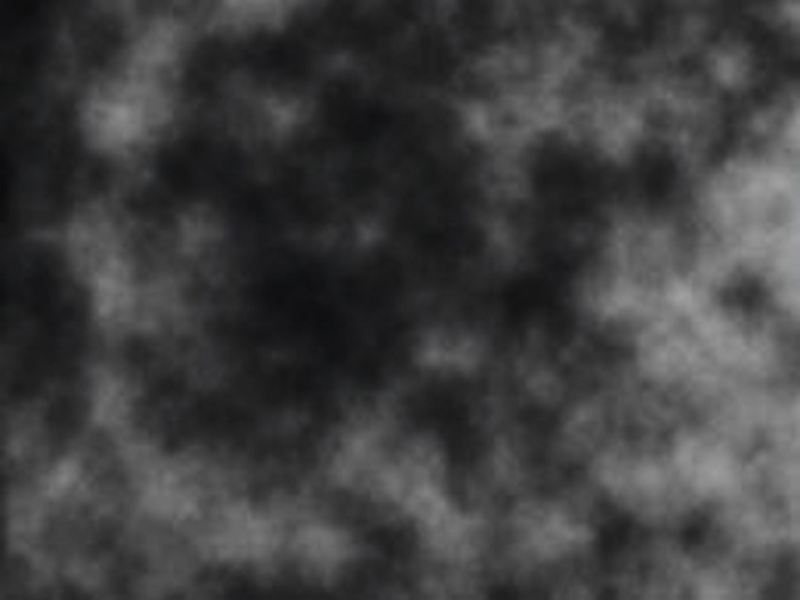
//> input picture sonar_sim_cloud/cloudImgs/cloud1.png, 800 x 600 px, given in place of , which was not available
$ ./connected_components   (built with g++ and OpenCV 4)
//> lines starting //> are read from the running program, lines starting //| are printed output that depends on the picture; after the words box and inside, x2 and y2 are one past the last pixel; in counts of white or black regions, pixels touching at a corner belong together; pictures that were not available may be replaced by others from this repository, and a replacement may not be noted
#include "opencv2/imgproc/imgproc.hpp"
#include "opencv2/highgui/highgui.hpp"
#include <iostream>

using namespace cv;
using namespace std;

Mat img;
int threshval = 100;
RNG rng(12345);

static void on_trackbar(int, void*)
{
    Mat bw = threshval < 128 ? (img < threshval) : (img > threshval);

    vector<vector<Point> > contours;
    vector<Vec4i> hierarchy;

    findContours( bw, contours, hierarchy, CV_RETR_CCOMP, CV_CHAIN_APPROX_SIMPLE );

    /// Approximate contours to polygons + get bounding rects and circles
    vector<vector<Point> > contours_poly( contours.size() );
    vector<Rect> boundRect( contours.size() );
    vector<Point2f>center( contours.size() );
    vector<float>radius( contours.size() );

    for( int i = 0; i < contours.size(); i++ )
      { approxPolyDP( Mat(contours[i]), contours_poly[i], 3, true );
	boundRect[i] = boundingRect( Mat(contours_poly[i]) );
	//minEnclosingCircle( (Mat)contours_poly[i], center[i], radius[i] );
      }
    /// Draw polygonal contour + bonding rects + circles
    Mat drawing = Mat::zeros( img.size(), CV_8UC3 );
    for( int i = 0; i< contours.size(); i++ )
      {
	Scalar color = Scalar( rng.uniform(0, 255), rng.uniform(0,255), rng.uniform(0,255) );
	drawContours( drawing, contours_poly, i, color, 1, 8, vector<Vec4i>(), 0, Point() );
	rectangle( drawing, boundRect[i].tl(), boundRect[i].br(), color, 2, 8, 0 );
	//circle( drawing, center[i], (int)radius[i], color, 2, 8, 0 );
      }
    /// Show in a window
    namedWindow( "Contours", CV_WINDOW_AUTOSIZE );
    imshow( "Contours", drawing );

    Mat dst = Mat::zeros(img.size(), CV_8UC3);

    if( !contours.empty() && !hierarchy.empty() )
    {
        // iterate through all the top-level contours,
        // draw each connected component with its own random color
        int idx = 0;
        for( ; idx >= 0; idx = hierarchy[idx][0] )
        {
            Scalar color( (rand()&255), (rand()&255), (rand()&255) );
            drawContours( dst, contours, idx, color, CV_FILLED, 8, hierarchy );
        }
    }

    imshow( "Connected Components", dst );
}

static void help()
{
    cout << "\n This program demonstrates connected components and use of the trackbar\n"
             "Usage: \n"
             "  ./connected_components <image(stuff.jpg as default)>\n"
             "The image is converted to grayscale and displayed, another image has a trackbar\n"
             "that controls thresholding and thereby the extracted contours which are drawn in color\n";
}

const char* keys =
{
    "{1| |stuff.jpg|image for converting to a grayscale}"
};

int main( int argc, const char** argv )
{
    help();
    CommandLineParser parser(argc, argv, keys);
    string inputImage = parser.get<string>("1");
    img = imread(inputImage.c_str(), 0);
//> img: 600 rows x 800 cols, CV_8UC1; min 0, max 160, mean 63.2

    if(img.empty())
    {
        cout << "Could not read input image file: " << inputImage << endl;
        return -1;
    }

    threshold(img, img, 1, 255, 0);
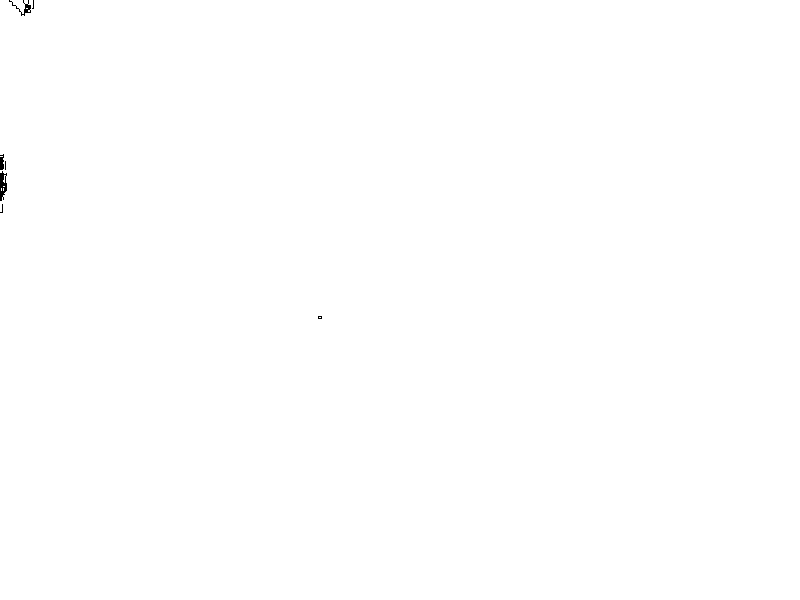
//> img: 600 rows x 800 cols, CV_8UC1; 99.9% white; 7 black regions (4 under 20 px), largest, box (x1, y1, x2, y2) and area: (0, 171, 7, 201) 137, (9, 0, 31, 16) 85, (0, 154, 4, 170) 53

    namedWindow( "Image", 1 );
    imshow( "Image", img );

    namedWindow( "Connected Components", 1 );
    createTrackbar( "Threshold", "Connected Components", &threshval, 255, on_trackbar );
    on_trackbar(threshval, 0);
//> in on_trackbar, `Mat bw = threshval < 128 ? (img < threshval) : (img > threshval);`: bw: 600 rows x 800 cols, CV_8UC1; 0.07% white; 7 white regions (4 under 20 px)
//> in on_trackbar, `findContours( bw, contours, hierarchy, CV_RETR_CCOMP, CV_CHAIN_APPROX_..`: contours = 14 contours, 11 with area under 20; largest, box (x1, y1, x2, y2) and area: (0, 171, 7, 201) 120, (9, 0, 31, 16) 44, (0, 154, 4, 170) 33
//> in on_trackbar, `vector<vector<Point> > contours_poly( contours.size() );`: contours_poly = 14 empty contours
//> the loop in on_trackbar, `for( int i = 0; i < contours.size(); i++ ) { approxPolyDP( Mat(contour..` made 14 passes
//> the loop in on_trackbar, `for( int i = 0; i< contours.size(); i++ )` made 14 passes
//> after the loop in on_trackbar, `for( int i = 0; i< contours.size(); i++ )`:
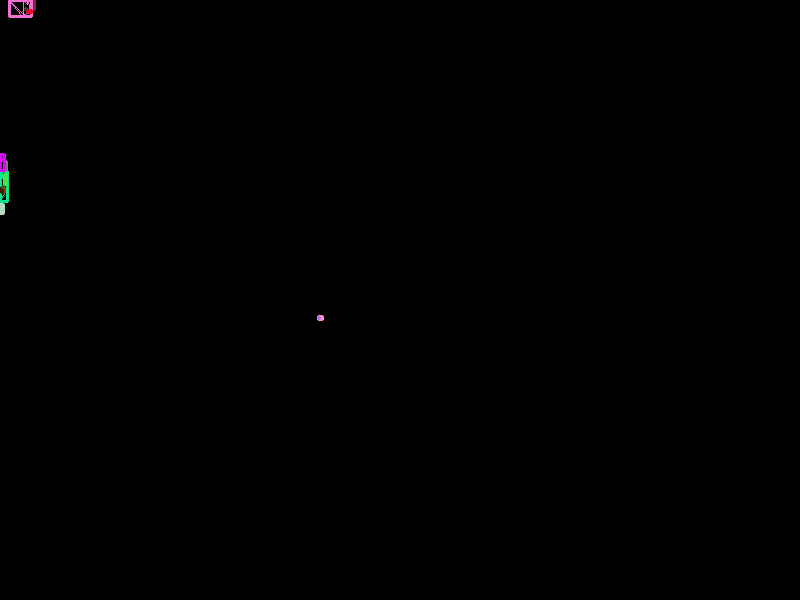
//> drawing: 600 rows x 800 cols, CV_8UC3; mean B, G, R 0.3, 0.2, 0.3
//> the loop in on_trackbar, `for( ; idx >= 0; idx = hierarchy[idx][0] )` made 7 passes
//> idx on passes 2 to 7: 2, 3, 8, 9, 10, 11
//> after the loop in on_trackbar, `for( ; idx >= 0; idx = hierarchy[idx][0] )`: idx = -1

    waitKey(0);
    return 0;
}

$ run again, on sonar_sim_cloud/cloudImgs/cloud2.png
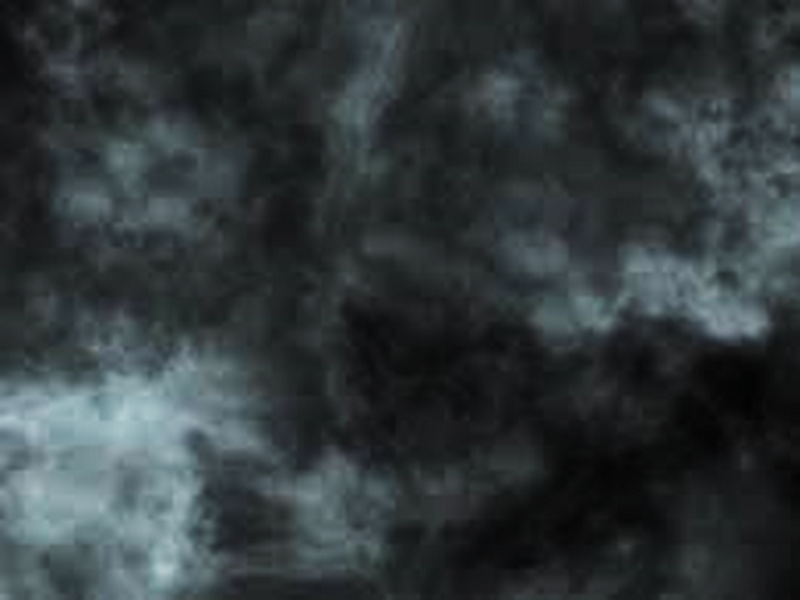
//> input picture sonar_sim_cloud/cloudImgs/cloud2.png, 800 x 600 px, given in place of , which was not available
//> `threshold(img, img, 1, 255, 0);`:
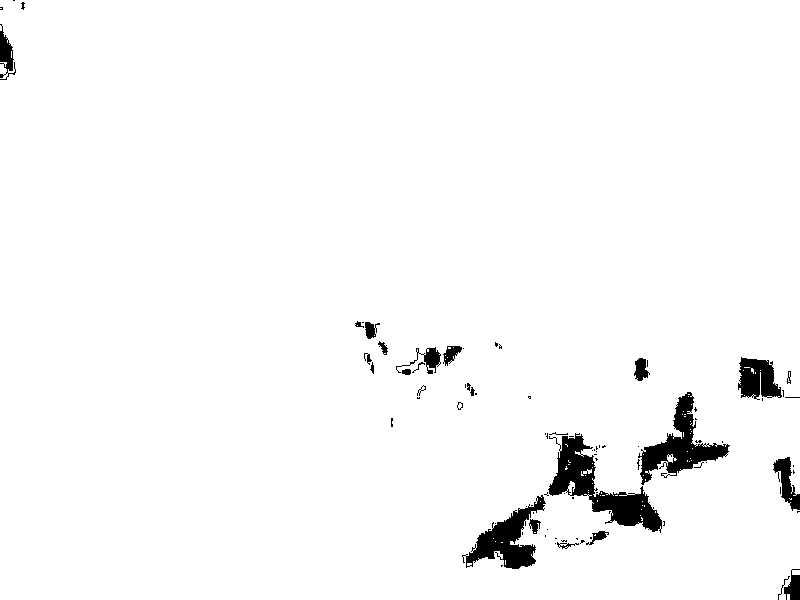
//> img: 600 rows x 800 cols, CV_8UC1; 97.2% white; 86 black regions (59 under 20 px), largest, box (x1, y1, x2, y2) and area: (548, 433, 662, 533) 3625, (638, 392, 730, 485) 2710, (462, 495, 546, 569) 2320
//> bw: 600 rows x 800 cols, CV_8UC1; 2.8% white; 86 white regions (59 under 20 px)
//> contours = 246 contours, 221 with area under 20; largest, box (x1, y1, x2, y2) and area: (548, 433, 662, 533) 3536, (638, 392, 730, 485) 2572, (462, 495, 546, 569) 2112, (738, 357, 782, 400) 1196, (773, 457, 800, 511) 566
//> in on_trackbar, `vector<vector<Point> > contours_poly( contours.size() );`: contours_poly = 246 empty contours
//> after the loop in on_trackbar, `for( int i = 0; i < contours.size(); i++ )`: contours_poly = 246 contours, 227 with area under 20; largest, box (x1, y1, x2, y2) and area: (549, 433, 662, 533) 3512, (638, 392, 728, 485) 2689, (462, 495, 544, 568) 2196, (741, 357, 781, 400) 1200, (773, 457, 800, 511) 582; boundRect = 246 Rects (x, y, width, height), first 8: [778, 576, 12, 24], [784, 569, 16, 31], [788, 585, 1, 1], [502, 565, 1, 1], [555, 543, 1, 1], [557, 542, 22, 7], [564, 547, 1, 1], [566, 546, 1, 1]
//> the loop in on_trackbar, `for( ; idx >= 0; idx = hierarchy[idx][0] )` made 86 passes
//> idx on passes 2 to 9: 1, 3, 4, 5, 10, 11, 12, 13
//> after the loop in on_trackbar, `for( ; idx >= 0; idx = hierarchy[idx][0] )`:
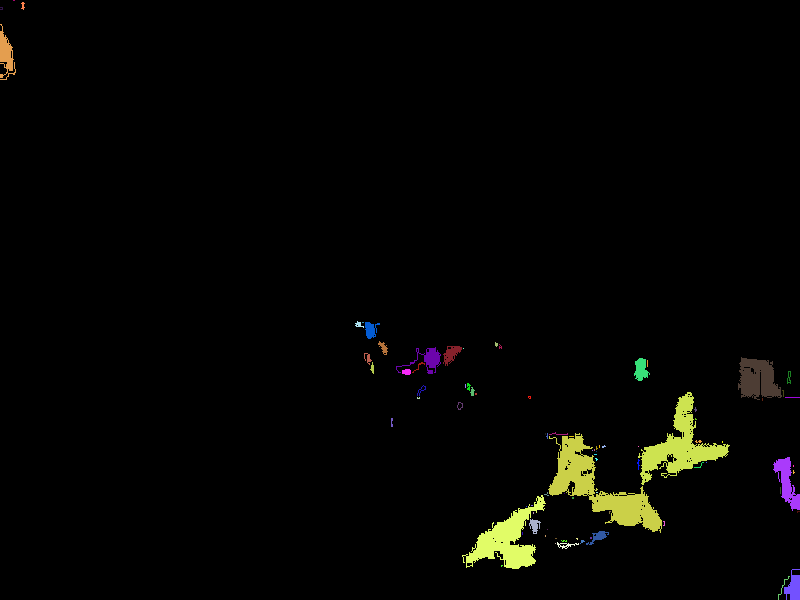
//> dst: 600 rows x 800 cols, CV_8UC3; mean B, G, R 2.8, 4.9, 4.9
//> after the loop in on_trackbar, `for( ; idx >= 0; idx = hierarchy[idx][0] )`: idx = -1

$ run again, on sonar_sim_cloud/cloudImgs/cloud3.png
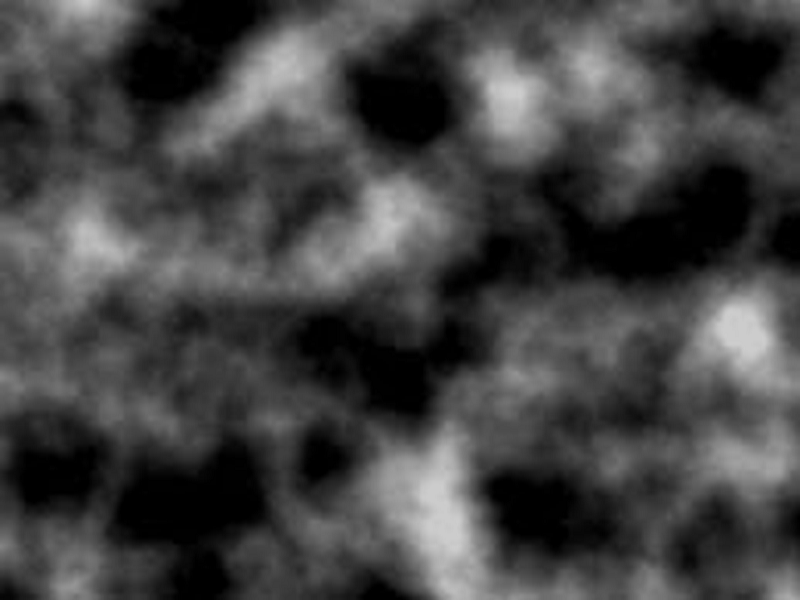
//> input picture sonar_sim_cloud/cloudImgs/cloud3.png, 800 x 600 px, given in place of , which was not available
//> img is the input picture: 600 rows x 800 cols, CV_8UC1; min 0, max 205, mean 67
//> `threshold(img, img, 1, 255, 0);`:
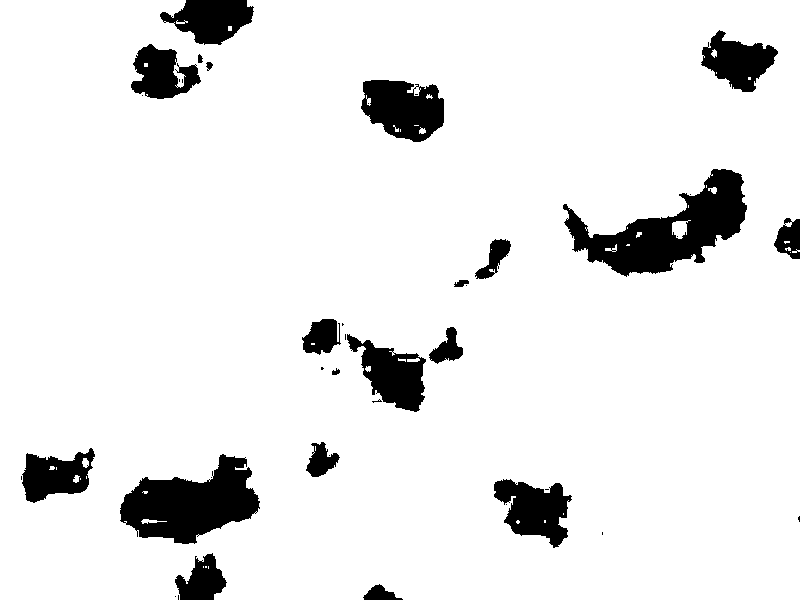
//> img: 600 rows x 800 cols, CV_8UC1; 91.4% white; 41 black regions (21 under 20 px), largest, box (x1, y1, x2, y2) and area: (563, 169, 747, 277) 8369, (120, 454, 260, 544) 7310, (361, 80, 444, 142) 3733
//> bw: 600 rows x 800 cols, CV_8UC1; 8.6% white; 41 white regions (21 under 20 px)
//> contours = 132 contours, 87 with area under 20; largest, box (x1, y1, x2, y2) and area: (563, 169, 747, 277) 8422, (120, 454, 260, 544) 7162, (361, 80, 444, 142) 3755, (347, 334, 426, 412) 3046, (494, 479, 572, 548) 3042
//> in on_trackbar, `vector<vector<Point> > contours_poly( contours.size() );`: contours_poly = 132 empty contours
//> the loop in on_trackbar, `for( int i = 0; i < contours.size(); i++ ) { approxPolyDP( Mat(contour..` made 132 passes
//> after the loop in on_trackbar, `for( int i = 0; i < contours.size(); i++ )`: contours_poly = 132 contours, 107 with area under 20; largest, box (x1, y1, x2, y2) and area: (564, 169, 747, 277) 8381, (120, 454, 260, 544) 7388, (361, 81, 444, 142) 3654, (494, 479, 572, 548) 3060, (347, 334, 426, 411) 3051; boundRect = 132 Rects (x, y, width, height), first 8: [175, 596, 1, 1], [178, 595, 1, 5], [363, 584, 40, 16], [176, 553, 50, 47], [208, 565, 1, 5], [204, 566, 4, 2], [202, 566, 1, 1], [197, 561, 1, 1]
//> the loop in on_trackbar, `for( int i = 0; i< contours.size(); i++ )` made 132 passes
//> the loop in on_trackbar, `for( ; idx >= 0; idx = hierarchy[idx][0] )` made 41 passes
//> idx on passes 2 to 9: 1, 2, 3, 8, 9, 10, 11, 12
//> after the loop in on_trackbar, `for( ; idx >= 0; idx = hierarchy[idx][0] )`:
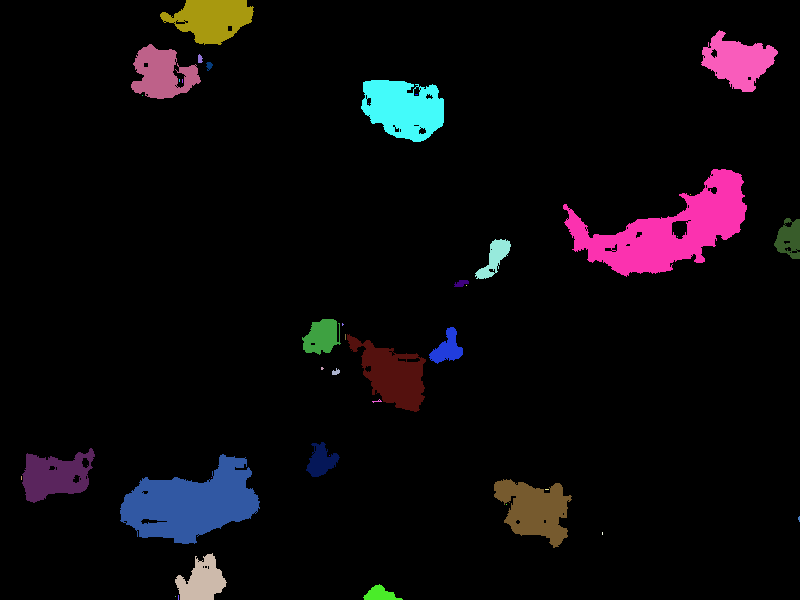
//> dst: 600 rows x 800 cols, CV_8UC3; mean B, G, R 11.6, 8.6, 11.8
//> after the loop in on_trackbar, `for( ; idx >= 0; idx = hierarchy[idx][0] )`: idx = -1
